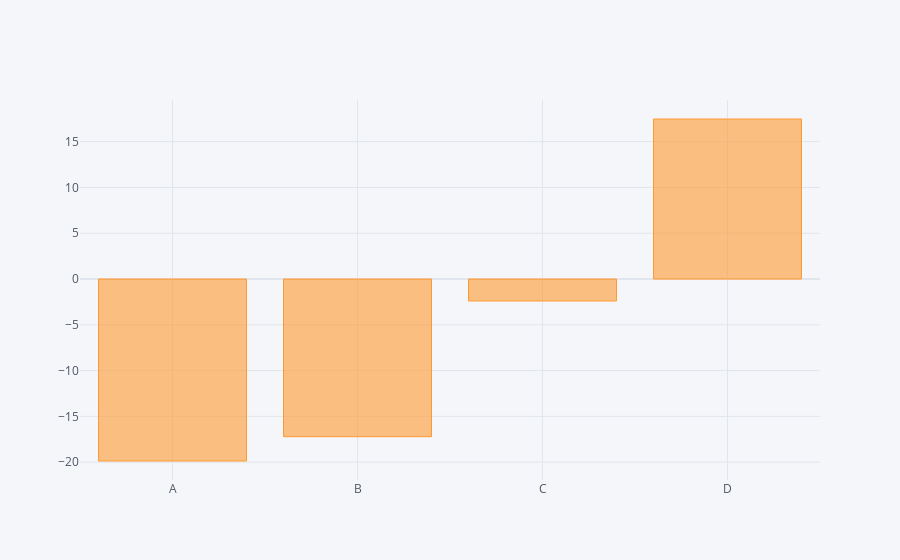

Source (notebook cell):
### Code cell
df.sum().iplot(kind='bar')

### Figure 1 — Plotly figure (JSON) as saved in the notebook; plotly's stock layout.template omitted (floating-point values rounded to 4 significant figures)
{"data": [{"marker": {"color": "rgba(255, 153, 51, 0.6)", "line": {"color": "rgba(255, 153, 51, 1.0)", "width": 1}}, "name": "None", "orientation": "v", "text": "", "type": "bar", "x": ["A", "B", "C", "D"], "y": [-19.87, -17.22, -2.397, 17.48]}], "layout": {"legend": {"bgcolor": "#F5F6F9", "font": {"color": "#4D5663"}}, "paper_bgcolor": "#F5F6F9", "plot_bgcolor": "#F5F6F9", "title": {"font": {"color": "#4D5663"}}, "xaxis": {"gridcolor": "#E1E5ED", "showgrid": true, "tickfont": {"color": "#4D5663"}, "title": {"font": {"color": "#4D5663"}, "text": ""}, "zerolinecolor": "#E1E5ED"}, "yaxis": {"gridcolor": "#E1E5ED", "showgrid": true, "tickfont": {"color": "#4D5663"}, "title": {"font": {"color": "#4D5663"}, "text": ""}, "zerolinecolor": "#E1E5ED"}}}
